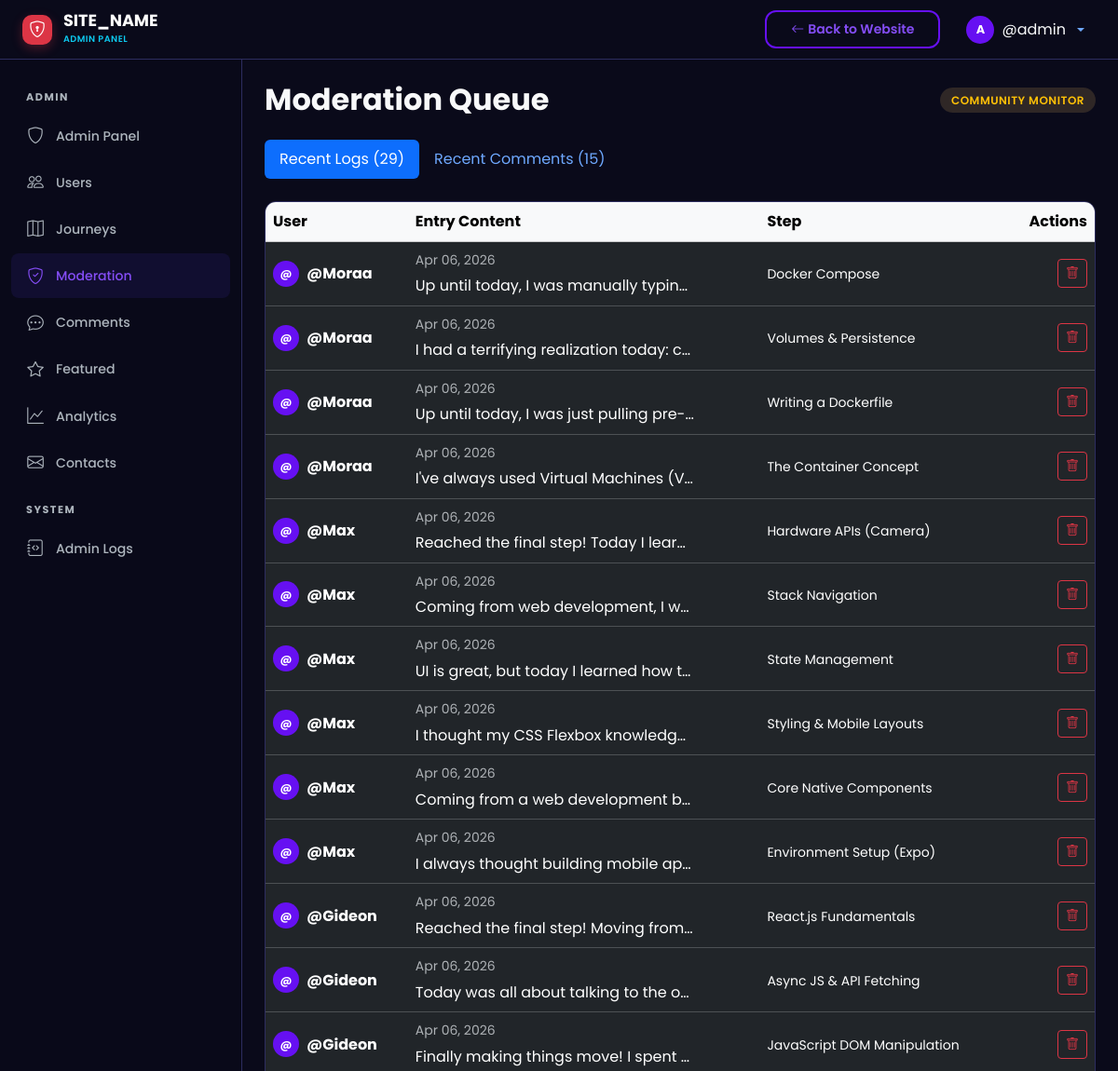
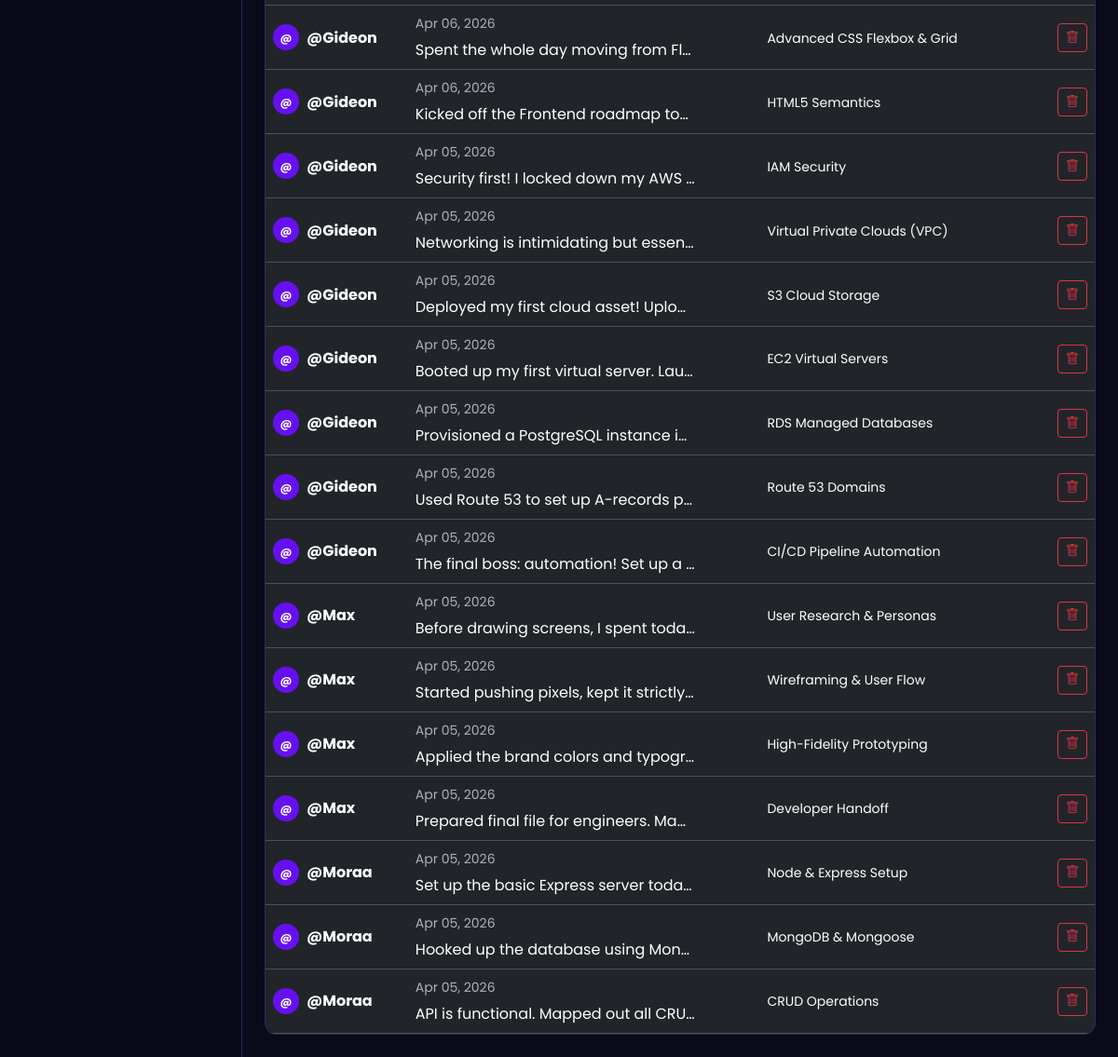
Page /admin/moderation.php (signed in) on the committed database (2 pictures, top to bottom).
### tables this page shows
CREATE TABLE `daily_logs` (
  `id` int UNSIGNED NOT NULL,
  `step_id` int UNSIGNED NOT NULL,
  `user_id` int UNSIGNED NOT NULL,
  `log_date` date NOT NULL,
  `content` text NOT NULL,
  `code_snippet` text,
  `code_language` varchar(50) DEFAULT NULL,
  `youtube_url` varchar(500) DEFAULT NULL,
  `external_links` json DEFAULT NULL,
  `github_commit_url` varchar(500) DEFAULT NULL,
  `wakatime_minutes` int UNSIGNED DEFAULT NULL,
  `created_at` datetime NOT NULL DEFAULT CURRENT_TIMESTAMP,
  `updated_at` datetime NOT NULL DEFAULT CURRENT_TIMESTAMP ON UPDATE CURRENT_TIMESTAMP
);

CREATE TABLE `users` (
  `id` int UNSIGNED NOT NULL,
  `username` varchar(50) NOT NULL,
  `email` varchar(255) NOT NULL,
  `password_hash` varchar(255) NOT NULL,
  `full_name` varchar(100) NOT NULL,
  `avatar` varchar(255) DEFAULT 'default-avatar.png',
  `bio` text,
  `role` enum('user','admin') NOT NULL DEFAULT 'user',
  `is_active` tinyint(1) NOT NULL DEFAULT '1',
  `current_streak` int UNSIGNED NOT NULL DEFAULT '0',
  `longest_streak` int UNSIGNED NOT NULL DEFAULT '0',
  `last_activity_date` date DEFAULT NULL,
  `created_at` datetime NOT NULL DEFAULT CURRENT_TIMESTAMP,
  `updated_at` datetime NOT NULL DEFAULT CURRENT_TIMESTAMP ON UPDATE CURRENT_TIMESTAMP
);

CREATE TABLE `steps` (
  `id` int UNSIGNED NOT NULL,
  `journey_id` int UNSIGNED NOT NULL,
  `step_number` int UNSIGNED NOT NULL,
  `title` varchar(255) NOT NULL,
  `description` text,
  `status` enum('pending','in_progress','completed') NOT NULL DEFAULT 'pending',
  `is_draft` tinyint(1) NOT NULL DEFAULT '0',
  `estimated_days` int UNSIGNED DEFAULT NULL,
  `created_at` datetime NOT NULL DEFAULT CURRENT_TIMESTAMP,
  `updated_at` datetime NOT NULL DEFAULT CURRENT_TIMESTAMP ON UPDATE CURRENT_TIMESTAMP
);

### includes/helpers.php (called while the page is built, shortened)
<?php
function generateCSRFToken(): string {
    return $_SESSION['csrf_token'];
}
function sanitize(?string $input): string {
    return htmlspecialchars(trim($input), ENT_QUOTES, 'UTF-8');
}
function formatDate(string $date, string $format = 'M d, Y'): string {
    return date($format, strtotime($date));
}

### admin/moderation.php (the view, shortened to what this page needs)
<?php
require_once __DIR__ . '/../includes/helpers.php';
$db = getDB();
$recentLogs = $db->query("SELECT dl.*, u.username, s.title as step_title FROM daily_logs dl JOIN users u ON dl.user_id = u.id JOIN steps s ON dl.step_id = s.id ORDER BY dl.created_at DESC LIMIT 50")->fetchAll();
$recentComments = $db->query("SELECT sc.*, u.username, s.title as step_title FROM step_comments sc JOIN users u ON sc.user_id = u.id JOIN steps s ON sc.step_id = s.id WHERE sc.is_deleted = 0 ORDER BY sc.created_at DESC LIMIT 50")->fetchAll();
require_once __DIR__ . '/includes/admin_header.php';
?>
<div class="d-flex justify-content-between align-items-center mb-4">
    <h2 class="fw-bold mb-0">Moderation Queue</h2>
    <span class="st-badge st-badge-warning animate-pulse">Community Monitor</span>
</div>
<ul class="nav nav-pills mb-4" id="modTab" role="tablist">
    <li class="nav-item" role="presentation">
        <button class="nav-link active" id="logs-tab" data-bs-toggle="pill" data-bs-target="#logs" type="button">Recent Logs (<?= count($recentLogs) ?>)</button>
    </li>
    <li class="nav-item" role="presentation">
        <button class="nav-link" id="comments-tab" data-bs-toggle="pill" data-bs-target="#comments" type="button">Recent Comments (<?= count($recentComments) ?>)</button>
    </li>
</ul>
<div class="tab-content" id="modTabContent">
    <div class="tab-pane fade show active" id="logs" role="tabpanel">
        <div class="st-card p-0" style="overflow:hidden;">
            <div class="table-responsive">
                <table class="table table-dark table-hover mb-0 align-middle">
                    <thead class="table-light">
                        <tr>
                            <th>User</th>
                            <th>Entry Content</th>
                            <th>Step</th>
                            <th class="text-end">Actions</th>
                        </tr>
                    </thead>
                    <tbody>
                        <?php foreach($recentLogs as $log): ?>
                            <tr>
                                <td class="fw-bold">
                                    <div class="d-flex align-items-center gap-2">
                                        <div class="st-avatar-initial" style="width:28px;height:28px;font-size:0.75rem;">
                                            <?= substr(sanitize(!empty($log['full_name']) ? $log['full_name'] : $log['username']), 0, 1) ?>
                                        </div>
                                        <?= sanitize($log['username']) ?>
                                    </div>
                                </td>
                                <td>
                                    <div class="text-muted small mb-1"><?= formatDate($log['log_date']) ?></div>
                                    <div class="text-truncate" style="max-width: 300px;"><?= sanitize($log['content']) ?></div>
                                </td>
                                <td><span class="small"><?= sanitize($log['step_title']) ?></span></td>
                                <td class="text-end">
                                    <a href="moderation.php?action=del_log&id=<?= $log['id'] ?>&token=<?= generateCSRFToken() ?>" class="btn btn-sm btn-outline-danger" onclick="return confirm('Delete this log permanently?')"><i class="bi bi-trash"></i></a>
                                </td>
                            </tr>
                        <?php endforeach; ?>
                    </tbody>
                </table>
            </div>
        </div>
    </div>
</div>
<?php require_once __DIR__ . '/includes/admin_footer.php'; ?>

### assets/css/style.css (style rules this page uses)
:root { --st-primary: #6610f2; --st-primary-light: #844df5; --st-primary-dark: #520dc2; --st-secondary: #0dcaf0; --st-accent: #0dcaf0; --st-success: #198754; --st-warning: #ffc107; --st-danger: #dc3545; --st-info: #0dcaf0; --st-dark: #0a0a1a; --st-dark-card: #14142b; --st-dark-surface: #1c1c3d; --st-dark-border: #2d2d5f; --st-text: #f8f9fa; --st-text-muted: #adb5bd; --st-gradient-1: var(--st-primary); --st-gradient-2: var(--st-secondary); --st-gradient-3: #6c5ce7; --st-radius: 12px; --st-radius-sm: 8px; --st-radius-lg: 24px; --st-shadow: 0 10px 30px rgba(0, 0, 0, 0.3); --st-shadow-sm: 0 4px 12px rgba(0, 0, 0, 0.2); --st-transition: all 0.3s cubic-bezier(0.4, 0, 0.2, 1); --st-font: 'Poppins', 'Montserrat', sans-serif; }
* { margin: 0; padding: 0; box-sizing: border-box; }
body { font-family: var(--st-font); background: var(--st-dark); color: var(--st-text); line-height: 1.6; overflow-x: hidden; min-height: 100vh; }
a { color: var(--st-primary-light); text-decoration: none; transition: var(--st-transition); }
.st-card { background: var(--st-dark-card); border: 1px solid var(--st-dark-border); border-radius: var(--st-radius); padding: 24px; transition: var(--st-transition); }
.st-badge { display: inline-flex; align-items: center; gap: 4px; padding: 4px 12px; border-radius: 20px; font-size: 0.75rem; font-weight: 600; text-transform: uppercase; letter-spacing: 0.5px; }
.st-badge-warning { background: rgba(253, 203, 110, 0.15); color: var(--st-warning); }
.st-avatar-initial { width: 32px; height: 32px; background: var(--st-primary); color: #fff; border-radius: 50%; display: flex; align-items: center; justify-content: center; font-weight: 700; font-size: inherit; text-transform: uppercase; flex-shrink: 0; overflow: hidden; }

### rows in the picture
daily_logs: user.username "@", user.username "@Moraa", log_date "Apr 06, 2026", content "Up until today, I was manually typin…", step.title "Docker Compose"
daily_logs: user.username "@", user.username "@Moraa", log_date "Apr 06, 2026", content "I had a terrifying realization today: c…", step.title "Volumes & Persistence"
daily_logs: user.username "@", user.username "@Moraa", log_date "Apr 06, 2026", content "Up until today, I was just pulling pre-…", step.title "Writing a Dockerfile"
daily_logs: user.username "@", user.username "@Moraa", log_date "Apr 06, 2026", content "I've always used Virtual Machines (V…", step.title "The Container Concept"
daily_logs: user.username "@", user.username "@Max", log_date "Apr 06, 2026", content "Reached the final step! Today I lear…", step.title "Hardware APIs (Camera)"
daily_logs: user.username "@", user.username "@Max", log_date "Apr 06, 2026", content "Coming from web development, I w…", step.title "Stack Navigation"
daily_logs: user.username "@", user.username "@Max", log_date "Apr 06, 2026", content "UI is great, but today I learned how t…", step.title "State Management"
daily_logs: user.username "@", user.username "@Max", log_date "Apr 06, 2026", content "I thought my CSS Flexbox knowledg…", step.title "Styling & Mobile Layouts"
daily_logs: user.username "@", user.username "@Max", log_date "Apr 06, 2026", content "Coming from a web development b…", step.title "Core Native Components"
daily_logs: user.username "@", user.username "@Max", log_date "Apr 06, 2026", content "I always thought building mobile ap…", step.title "Environment Setup (Expo)"
daily_logs: user.username "@", user.username "@Gideon", log_date "Apr 06, 2026", content "Reached the final step! Moving from…", step.title "React.js Fundamentals"
daily_logs: user.username "@", user.username "@Gideon", log_date "Apr 06, 2026", content "Today was all about talking to the o…", step.title "Async JS & API Fetching"
daily_logs: user.username "@", user.username "@Gideon", log_date "Apr 06, 2026", content "Finally making things move! I spent…", step.title "JavaScript DOM Manipulation"
daily_logs: user.username "@", user.username "@Gideon", log_date "Apr 06, 2026", content "Spent the whole day moving from Fl…", step.title "Advanced CSS Flexbox & Grid"
daily_logs: user.username "@", user.username "@Gideon", log_date "Apr 06, 2026", content "Kicked off the Frontend roadmap to…", step.title "HTML5 Semantics"
daily_logs: user.username "@", user.username "@Gideon", log_date "Apr 05, 2026", content "Security first! I locked down my AWS…", step.title "IAM Security"
daily_logs: user.username "@", user.username "@Gideon", log_date "Apr 05, 2026", content "Networking is intimidating but essen…", step.title "Virtual Private Clouds (VPC)"
daily_logs: user.username "@", user.username "@Gideon", log_date "Apr 05, 2026", content "Deployed my first cloud asset! Uplo…", step.title "S3 Cloud Storage"
daily_logs: user.username "@", user.username "@Gideon", log_date "Apr 05, 2026", content "Booted up my first virtual server. Lau…", step.title "EC2 Virtual Servers"
daily_logs: user.username "@", user.username "@Gideon", log_date "Apr 05, 2026", content "Provisioned a PostgreSQL instance i…", step.title "RDS Managed Databases"
daily_logs: user.username "@", user.username "@Gideon", log_date "Apr 05, 2026", content "Used Route 53 to set up A-records p…", step.title "Route 53 Domains"
daily_logs: user.username "@", user.username "@Gideon", log_date "Apr 05, 2026", content "The final boss: automation! Set up a…", step.title "CI/CD Pipeline Automation"
daily_logs: user.username "@", user.username "@Max", log_date "Apr 05, 2026", content "Before drawing screens, I spent toda…", step.title "User Research & Personas"
daily_logs: user.username "@", user.username "@Max", log_date "Apr 05, 2026", content "Started pushing pixels, kept it strictly…", step.title "Wireframing & User Flow"
daily_logs: user.username "@", user.username "@Max", log_date "Apr 05, 2026", content "Applied the brand colors and typogr…", step.title "High-Fidelity Prototyping"
daily_logs: user.username "@", user.username "@Max", log_date "Apr 05, 2026", content "Prepared final file for engineers. Ma…", step.title "Developer Handoff"
daily_logs: user.username "@", user.username "@Moraa", log_date "Apr 05, 2026", content "Set up the basic Express server toda…", step.title "Node & Express Setup"
daily_logs: user.username "@", user.username "@Moraa", log_date "Apr 05, 2026", content "Hooked up the database using Mon…", step.title "MongoDB & Mongoose"
daily_logs: user.username "@", user.username "@Moraa", log_date "Apr 05, 2026", content "API is functional. Mapped out all CRU…", step.title "CRUD Operations"

### other values in the picture
SITE_NAME "SITE_NAME"
$currentUser['username'] "@admin"
count($recentLogs) "29"
count($recentComments) "15"
